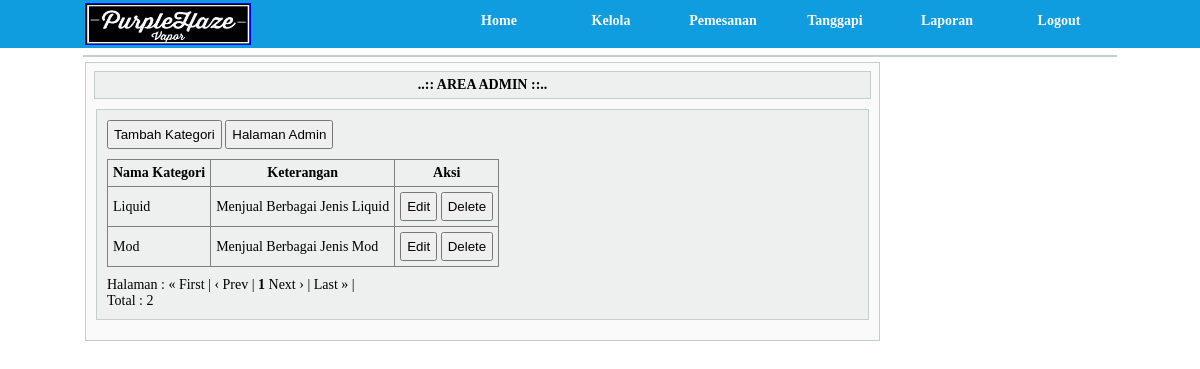
Screenshot of /admin/index.php?pg=20 (signed in) with the database file from the repository.
### tables this page shows
CREATE TABLE IF NOT EXISTS `kategori` (
  `idkategori` int(11) NOT NULL AUTO_INCREMENT,
  `namakategori` varchar(30) NOT NULL,
  `keterangan` text NOT NULL,
  PRIMARY KEY (`idkategori`)
);

### admin/listkategori.php (the view, shortened to what this page needs)
<div style="margin:10px; border:1px solid #C6CECB; padding:10px; background-color:#EDF0EF;">
<?php
	if(empty($_SESSION['useradmin']) and empty($_SESSION['passadmin'])){
		header("location:login.php");
	}else{
		$batas =  5;
		$halaman = $_GET['halaman'];
		if(empty($halaman)){
			$posisi = 0;
			$halaman = 1;
		}else{
			$posisi = ($halaman - 1) * $batas;
		}
		$sql = mysql_query("select * from kategori ORDER BY idkategori DESC limit $posisi, $batas");
		echo "<a href='index.php?pg=21&u=$_SESSION[useradmin]'><button>Tambah Kategori</button></a> <a href='index.php?pg=10&u=$_SESSION[useradmin]'><button>Halaman Admin</button></a>";
		echo "<table border = 1>
			<tr>
			<th>Nama Kategori</th>
			<th>Keterangan</th>
			<th>Aksi</th>
			</tr>";
		while($data = mysql_fetch_array($sql)){
			echo "<tr>
				<td>$data[namakategori]</td>
				<td>$data[keterangan]</td>
				<td> <a href='index.php?pg=21&id=$data[idkategori]'><button>Edit</button></a>  <a  href='index.php?pg=20&act=delete&id=$data[idkategori]' onclick='return confirm('Anda yakin untuk menghapus data ini ?')'><button >Delete</button></a> </td>
				</tr>";
		}
		echo "</table>";
		echo "Halaman : ";
		$sqlhal = mysql_query("select * from kategori");
		$jmldata = mysql_num_rows($sqlhal);
		$jmlhal = ceil($jmldata/$batas);
		if($halaman > 1){
			$previous = $halaman - 1;
			echo "<a href='$_SERVER[PHP_SELF]?halaman=1&pg=20&u=$_SESSION[useradmin]'><button>&laquo; First</button></a>
			     <a href='$_SERVER[PHP_SELF]?halaman=$previous&pg=20&u=$_SESSION[useradmin]'><button>&lsaquo; Prev</button></a>";
		}else{
			echo "&laquo; First | &lsaquo; Prev | ";
		}
		$angka = ($halaman > 3 ? " ... " : " ");
		for($i=$halaman-2; $i<$halaman; $i++){
			if($i < 1)
				continue;
			$angka .= "<a href='$_SERVER[PHP_SELF]?halaman=$i&pg=20&u=$_SESSION[useradmin]'><button>$i</button></a> ";
		}
		$angka .= " <b>$halaman</b> ";
		for($i = $halaman+1; $i<($halaman+3); $i++){
			if($i > $jmlhal)
				break;
			$angka .= "<a href='$_SERVER[PHP_SELF]?halaman=$i&pg=20&u=$_SESSION[useradmin]'><button>$i</button></a> ";
		}
		$angka .= ($halaman+2 < $jmlhal ? " ... <a href='$_SERVER[PHP_SELF]?halaman=$jmlhal&pg=20&u=$_SESSION[useradmin]'><button>$jmlhal</button></a> " : " ");
		echo "$angka";
		if($halaman< $jmlhal){
			$next = $halaman + 1;
			echo "<a href='$_SERVER[PHP_SELF]?halaman=$next&pg=20&u=$_SESSION[useradmin]'><button>Next &rsaquo;</button></a>
			     <a href='$_SERVER[PHP_SELF]?halaman=$jmlhal&pg=20&u=$_SESSION[useradmin]'><button>Last &raquo;</button></a>";
		}else{
			echo "Next &rsaquo; | Last &raquo; | ";
		}
		echo "<br>Total : $jmldata";
	}
?></div>

### js/style.css (style rules this page uses)
* { padding:0; margin:0; outline:0; }
body { background:#FFFFFF; font-size:14px; }
table { border-collapse: collapse; margin:0px; padding:0px; top:0px; }
td { padding:2px; }

### admin/index.php (style rules this page uses)
button, select, th, td, input, textarea { padding:5px; }
table { margin-top:10px; margin-bottom:10px; }

### rows the page displays
kategori: namakategori "Liquid", keterangan "Menjual Berbagai Jenis Liquid"
kategori: namakategori "Mod", keterangan "Menjual Berbagai Jenis Mod"

### other values shown
$halaman "1"
$jmldata "2"
